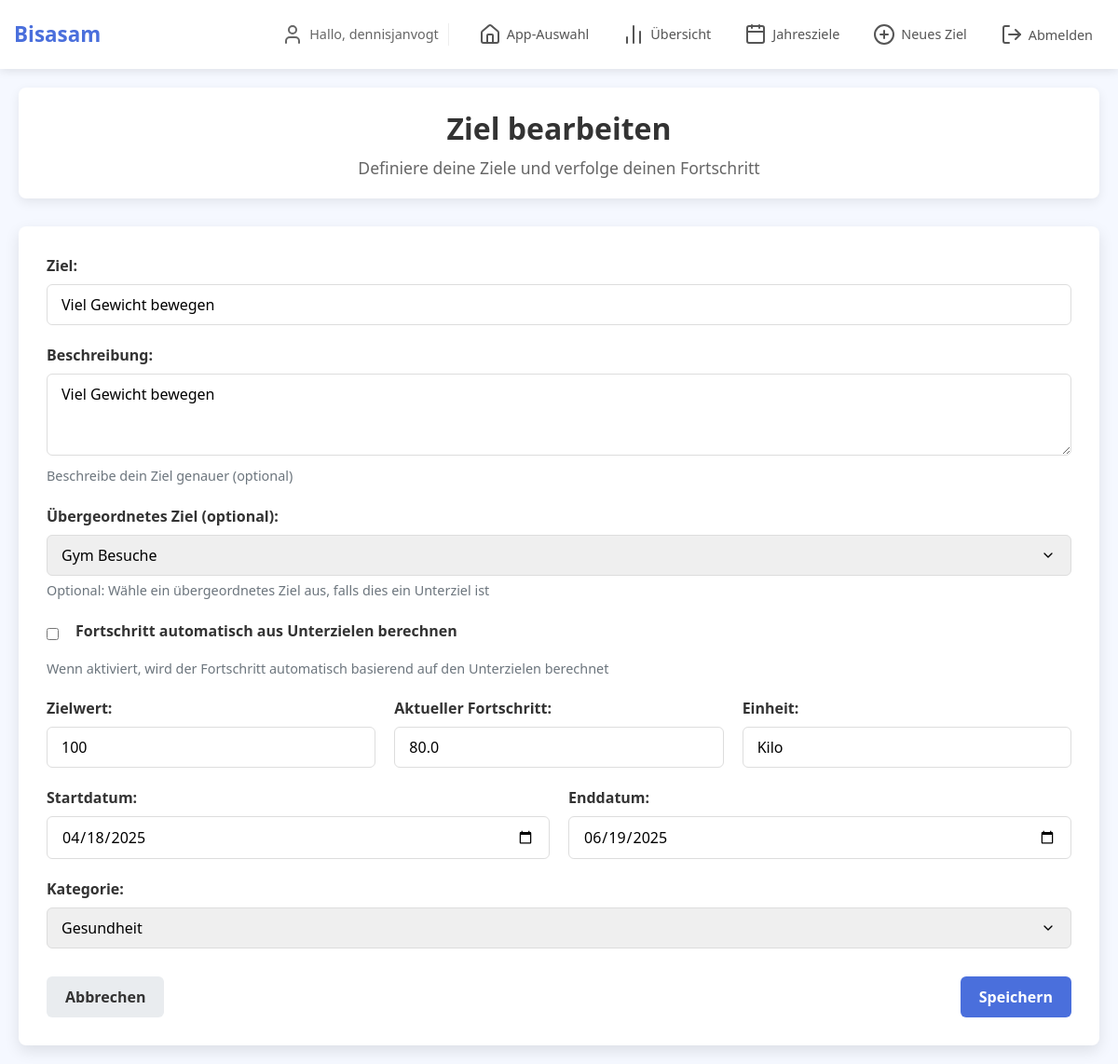
Page /tracking/update/3/ (signed in) on the committed database.
### tracking/models.py (models this page shows, shortened)
class Goal(models.Model):
    KATEGORIEN = [
        ('Gesundheit', 'Gesundheit'),
        ('Finanzen', 'Finanzen'),
        ('Karriere', 'Karriere'),
        ('Lernen', 'Lernen'),
        ('Sonstiges', 'Sonstiges')
    ]
    user = models.ForeignKey(User, on_delete=models.CASCADE, related_name='goals')
    parent = models.ForeignKey('self', on_delete=models.CASCADE, null=True, blank=True, related_name='subtasks')
    definition = models.CharField(max_length=50)
    description = models.CharField(max_length=150)
    ziel_wert = models.IntegerField()
    fortschritt = models.FloatField()
    einheit = models.CharField(max_length=20)
    start = models.DateField()
    end = models.DateField()
    kategorie = models.CharField(choices=KATEGORIEN)
    is_parent_goal = models.BooleanField(default=False)
    auto_calculate = models.BooleanField(default=False, help_text="Fortschritt automatisch aus Unterzielen berechnen")
    def __str__(self):
        return f"{self.definition}"

### tracking/views.py (the view)
# urls.py: path('update/<int:goal_id>/', views.update_goal, name='update_goal'),
@login_required
def update_goal(request, goal_id):
    goal = get_object_or_404(Goal, id=goal_id, user=request.user)
    had_auto_calculate = goal.auto_calculate
    if request.method == 'POST':
        form = GoalForm(request.POST, instance=goal, user=request.user)
        if form.is_valid():
            goal = form.save()
            if form.cleaned_data['auto_calculate'] or had_auto_calculate:
                goal.fortschritt = goal.get_fortschritt_from_subtasks()
                goal.save()
            messages.success(request, 'Ziel erfolgreich aktualisiert!')
            if goal.parent:
                return redirect(f'{reverse("goals")}?parent_id={goal.parent.id}')
            return redirect('goals')
    else:
        form = GoalForm(instance=goal, user=request.user)
    return render(request, 'tracking/add_update_goal.html', {
        'form': form,
        'title': 'Ziel bearbeiten',
        'button_text': 'Speichern',
        'goal': goal
    })

### tracking/templates/tracking/add_update_goal.html (shortened to what this page needs)
{% extends 'tracking/base.html' %}
{% load static %}
{% block content %}
<div class="header">
    <h1>{{ title }}</h1>
    <p>Definiere deine Ziele und verfolge deinen Fortschritt</p>
</div>
<div class="form-container">
    <form method="post">
        <div class="form-group">
            <label for="id_definition">Ziel:</label>
            {{ form.definition }}
        </div>
        <div class="form-group">
            <label for="id_description">Beschreibung:</label>
            {{ form.description }}
            <div class="help-text">Beschreibe dein Ziel genauer (optional)</div>
        </div>
        {% if parent_goal %}
        <div class="form-group">
            <label>Übergeordnetes Ziel:</label>
            <input type="text" class="form-control" value="{{ parent_goal.definition }}" disabled>
            <div class="help-text">Dies ist ein Unterziel von {{ parent_goal.definition }}</div>
            {{ form.parent.as_hidden }}
        </div>
        {% else %}
        <div class="form-group">
            <label for="id_parent">{{ form.parent.label }}:</label>
            {{ form.parent }}
            <div class="help-text">Optional: Wähle ein übergeordnetes Ziel aus, falls dies ein Unterziel ist</div>
        </div>
        {% endif %}
        <div class="form-group">
            <div class="form-check">
                {{ form.auto_calculate }}
                <label class="form-check-label" for="id_auto_calculate" style="display: inline-block; margin-left: 8px;">
                    Fortschritt automatisch aus Unterzielen berechnen
                </label>
            </div>
            <div class="help-text">Wenn aktiviert, wird der Fortschritt automatisch basierend auf den Unterzielen berechnet</div>
        </div>
        <div class="form-row" style="display: flex; gap: 20px;">
            <div class="form-group" style="flex: 1;">
                <label for="id_ziel_wert">Zielwert:</label>
                {{ form.ziel_wert }}
            </div>
            <div class="form-group" style="flex: 1;">
                <label for="id_fortschritt">Aktueller Fortschritt:</label>
                {{ form.fortschritt }}
            </div>
            <div class="form-group" style="flex: 1;">
                <label for="id_einheit">Einheit:</label>
                {{ form.einheit }}
            </div>
        </div>
        <div class="form-row" style="display: flex; gap: 20px;">
            <div class="form-group" style="flex: 1;">
                <label for="id_start">Startdatum:</label>
                {{ form.start }}
            </div>
            <div class="form-group" style="flex: 1;">
                <label for="id_end">Enddatum:</label>
                {{ form.end }}
            </div>
        </div>
        <div class="form-group">
            <label for="id_kategorie">Kategorie:</label>
            {{ form.kategorie }}
        </div>
        <div class="form-actions">
            {% if parent_goal %}
            <a href="{% url 'goals' %}?parent_id={{ parent_goal.id }}" class="btn btn-secondary">Abbrechen</a>
            {% else %}
            <a href="{% url 'goals' %}" class="btn btn-secondary">Abbrechen</a>
            {% endif %}
            <button type="submit" class="btn btn-primary">{{ button_text }}</button>
        </div>
    </form>
</div>
{% endblock %}

### home/templates/home/base_navbar.html (shortened to what this page needs)
<nav class="main-nav">
    <div class="nav-container">
        <div class="nav-brand">
            <a href="{% url 'landing_page' %}">Bisasam</a>
        </div>
        <div class="nav-links">
            {% if user.is_authenticated %}
                <div class="user-greeting">
                    <i data-lucide="user" class="vsc-icon vsc-icon-user"></i>
                    <span>Hallo, {{ user.username }}</span>
                </div>
                <div class="nav-actions">
                    <a href="{% url 'landing_page' %}" class="nav-link">
                        <i data-lucide="home" class="vsc-icon vsc-icon-home"></i>App-Auswahl
                    </a>
                    {% block app_specific_nav %}{% endblock %}
                    <form action="{% url 'logout' %}" method="post" class="logout-form">
                        <button type="submit" class="logout-btn">
                            <i data-lucide="log-out" class="vsc-icon vsc-icon-logout"></i>Abmelden
                        </button>
                    </form>
                </div>
            {% endif %}
        </div>
    </div>
</nav>

### tracking/templates/tracking/base.html (style rules this page uses)
:root { --primary: #4a6fdc; --success: #28a745; --warning: #ffc107; --danger: #dc3545; --light: #f8f9fa; --dark: #343a40; --health: #42b883; --finance: #f1c40f; --career: #9b59b6; --learning: #e74c3c; --other: #7f8c8d; --vsc-bg: #1e1e1e; --vsc-sidebar: #252526; --vsc-highlight: #3a3d41; }
* { margin: 0; padding: 0; box-sizing: border-box; font-family: 'Segoe UI', Tahoma, Geneva, Verdana, sans-serif; }
body { background-color: #f5f8ff; color: #333; padding: 0; margin: 0; font-size: 16px; line-height: 1.5; }
.header { text-align: center; margin-bottom: 30px; padding: 20px 15px; background-color: white; border-radius: 8px; box-shadow: 0 4px 12px rgba(0, 0, 0, 0.08); position: relative; }
.header h1 { font-size: 1.6rem; margin-bottom: 5px; }
.header p { color: #666; font-size: 0.95rem; }
@media (min-width: 768px) { .header h1 { font-size: 2rem; } }
@media (min-width: 768px) { .header p { font-size: 1.1rem; } }

### tracking/templates/tracking/add_update_goal.html (style rules this page uses)
.form-container { background: white; border-radius: 8px; padding: 30px; box-shadow: 0 6px 16px rgba(0, 0, 0, 0.1); }
.form-group { margin-bottom: 20px; }
.form-group label { display: block; margin-bottom: 8px; font-weight: 600; color: #333; }
.form-control { width: 100%; padding: 10px 15px; border: 1px solid #ddd; border-radius: 6px; font-size: 1rem; transition: border-color 0.3s; }
select.form-control { appearance: none; background-repeat: no-repeat; background-position: right 1rem center; background-size: 1em; }
.btn { display: inline-block; padding: 10px 20px; border: none; border-radius: 6px; font-size: 1rem; font-weight: 600; cursor: pointer; transition: all 0.3s; text-align: center; text-decoration: none; }
.btn-primary { background-color: var(--primary); color: white; }
.btn-secondary { background-color: #e9ecef; color: #333; }
.form-actions { display: flex; justify-content: space-between; margin-top: 30px; }
.help-text { color: #6c757d; font-size: 0.9rem; margin-top: 5px; }
.form-check { display: flex; align-items: center; margin-bottom: 10px; }
.form-check-input { margin-right: 10px; }

### home/templates/home/base_navbar.html (style rules this page uses)
.main-nav { background-color: #fff; box-shadow: 0 2px 10px rgba(0,0,0,0.1); padding: 15px 0; position: sticky; top: 0; z-index: 1000; }
.nav-container { max-width: 1200px; margin: 0 auto; display: flex; flex-wrap: wrap; justify-content: space-between; align-items: center; padding: 0 15px; }
.nav-brand { font-size: 1.4rem; font-weight: bold; }
.nav-brand a { text-decoration: none; color: var(--primary); transition: color 0.3s ease; }
.nav-links { display: flex; flex-wrap: wrap; align-items: center; gap: 20px; }
.user-greeting { color: #666; font-size: 0.9rem; padding-right: 10px; border-right: 1px solid #eee; display: flex; align-items: center; gap: 6px; }
.nav-actions { display: flex; gap: 12px; align-items: center; }
.nav-link { text-decoration: none; color: #555; font-weight: 500; font-size: 0.95rem; padding: 8px 12px; border-radius: 6px; transition: all 0.2s ease; display: flex; align-items: center; gap: 6px; }
.logout-form { margin: 0; }
.logout-btn { background-color: transparent; border: none; color: #555; font-weight: 500; font-size: 0.95rem; padding: 8px 12px; border-radius: 6px; cursor: pointer; transition: all 0.2s ease; display: flex; align-items: center; gap: 6px; }
.nav-link, .logout-btn { border-radius: 4px; padding: 8px 12px; font-size: 0.9rem; margin: 2px 0; }

### rows in the picture
Goal: definition "Viel Gewicht bewegen", description "Viel Gewicht bewegen", parent "Gym Besuche", ziel_wert "100", fortschritt "80.0", einheit "Kilo", start "04/18/2025", end "06/19/2025", kategorie "Gesundheit"

### other values in the picture
{{ user.username }} "dennisjanvogt"
{{ title }} "Ziel bearbeiten"
{{ button_text }} "Speichern"
